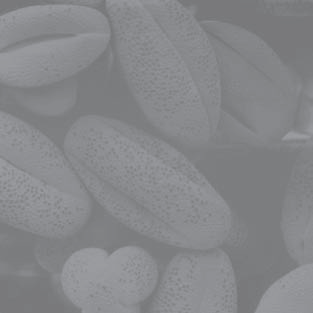
#> input picture image/contrast_str.png, 313 x 313 px
$ python contrastStreching.py
#> lines starting #> are read from the running program, lines starting #| are printed output that depends on the picture
import numpy as np
import cv2
import matplotlib.pyplot as plt

img = cv2.imread("image/contrast_str.png",0)
#> img: shape (313, 313); min 117, max 160, mean 135.1

input_max = np.max(img)
#> input_max = 160
input_min = np.min(img)
#> input_min = 117

if input_max == input_min:
    print("Image is uniform, contrast stretching has no effect")
    output_img = img.copy()
else:
    output_img = 0 + (img - input_min) * (255.0-0)/(input_max-input_min)
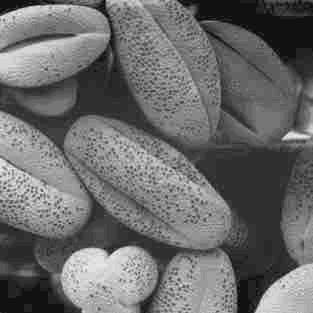
#> output_img: shape (313, 313) float64; min 0, max 255, mean 107.3
    output_img = np.clip(output_img, 0, 255).astype(np.uint8)

plt.subplot(221)
plt.imshow(img,cmap="gray")
plt.title("Original")

plt.subplot(222)
plt.hist(img.ravel(),bins=256,range=(0,256))
plt.title("Original")

plt.subplot(223)
plt.imshow(output_img,cmap="gray")
plt.title("Contrast streched")

plt.subplot(224)
plt.hist(output_img.ravel(),bins=256,range=(0,256))
plt.title("Contrast hist")

plt.show()
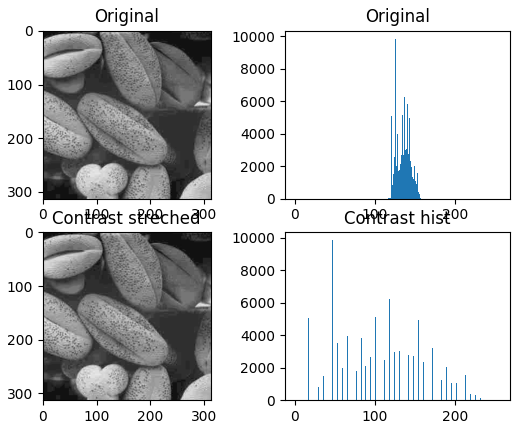
#> figure drawn by matplotlib, 4 panels; panel 2: tallest bar 9858 high, from x = 125 to 126; panel 4: tallest bar 9858 high, from x = 47 to 48
